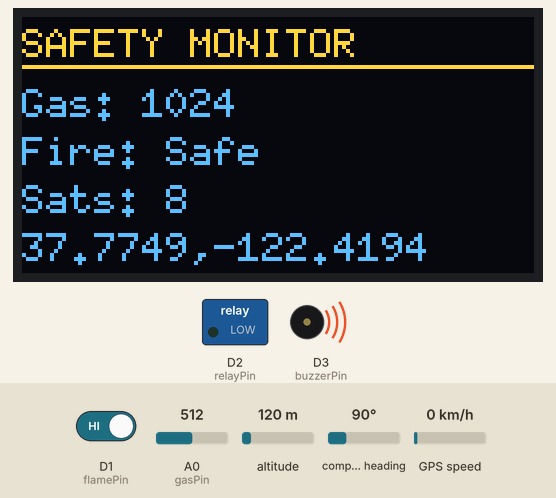
Bench run of a sketch on a simulated ESP8266 (NodeMCU). On the bench: 128×64 one-colour display, switched loads named in the sketch (green lamp = pin HIGH), buzzer (waves = sounding). Inputs (shaded band) come from the test bench; at power-on: D1 (flamePin) HIGH, A0 (gasPin) = 512, altitude 120 m, compass heading 90°, GPS speed 0 km/h. The OLED is the two-colour kind (top 16 rows yellow); WiFi joins after 1.5 s; servers stay silent unless stated; uploads are accepted with an empty reply; the GPS gets a fix after 3 s at 37.7749, -122.4194 with 8 satellites; what the sketch prints to the serial monitor is not drawn.

Above: at 8.4 s.
8.5 s: D1 (flamePin) driven LOW
At 14.2 s:
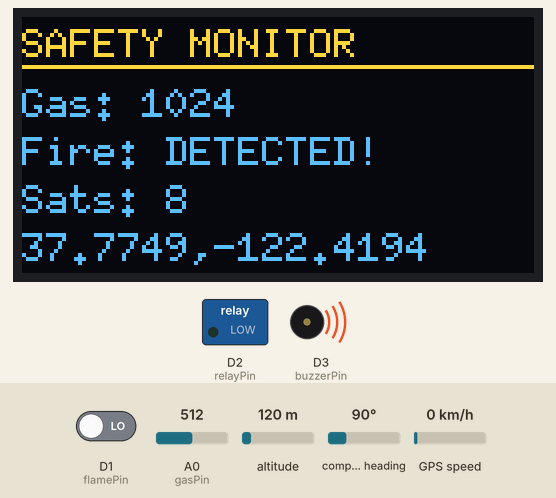
Timing chart, 0 to 15.7 s (numbered marks = the images above; inputs shaded):
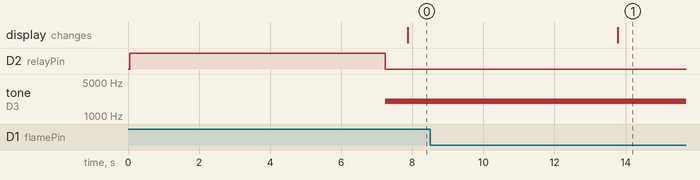

The sketch:

ESP8266_test_DB.ino
```cpp
#include <ESP8266WiFi.h>
#include <WiFiClientSecure.h>
#include <ESP8266HTTPClient.h>
#include <TinyGPS++.h>
#include <SoftwareSerial.h>
#include <Wire.h>
#include <U8g2lib.h>

// ================= 1. ตั้งค่าจอ OLED =================
U8G2_SH1106_128X64_NONAME_F_HW_I2C u8g2(U8G2_R0, U8X8_PIN_NONE, D5, D4);

// ================= 2. ตั้งค่า WIFI =================
const char* ssid     = "TECNO POVA 6 Pro 5G";
const char* password = "14092544";

// ================= 3. ตั้งค่า API & LINE =================
const char* lineHost = "api.line.me";
const char* accessToken = "JFjBPe0NShgsBQmiQmH86QCu/QPrKklOMbVnf7ClhHuSQYlkDo2PCC/c+1PnUsmYzAB+98/Vh+eswDl8xCUFp6LE47t5vIL3FGDsju7YbG1AOINHqxllreUAZS7smEt69sFR9OvoZIw16gbukXXZkwdB04t89/1O/w1cDnyilFU=";
String targetID = "Cfef216e4298635f6cbe01dfffa7bb1a6";

const char* gasApiUrl   = "https://my-gas.vercel.app/api/gas";
const char* flameApiUrl = "https://my-gas.vercel.app/api/flame";
const char* gpsApiUrl   = "https://my-gas.vercel.app/api/gps";

// ================= 4. ตั้งค่า ขาอุปกรณ์ =================
int gasPin = A0;
int flamePin = D1;
int relayPin = D2;
int buzzerPin = D3;
int gpsRxPin = D6;
int gpsTxPin = D7;

TinyGPSPlus gps;
SoftwareSerial gpsSerial(gpsRxPin, gpsTxPin);

int gasVal = 0;
int displayGasVal = 0;
int flameState = HIGH;
int gasThreshold = 500;

// ตัวแปร Logic
bool lastGasCritical = false;
bool lastFlameCritical = false;
bool isGasAlertSent = false;
bool isFireAlertSent = false;
unsigned long lastApiTime = 0;
long apiInterval = 30000;

// ประกาศฟังก์ชัน
void sendLinePush(String message);
void sendGasToAPI();
void sendFlameToAPI();
void sendGPSToAPI();
String getGoogleMapLink();
void updateOLED();

void setup() {
  Serial.begin(115200);
  gpsSerial.begin(9600);

  u8g2.begin();
  u8g2.clearBuffer();
  u8g2.setFont(u8g2_font_ncenB08_tr);
  u8g2.drawStr(0, 15, "System Starting...");
  u8g2.drawStr(0, 35, "Connecting...");
  u8g2.sendBuffer();

  pinMode(flamePin, INPUT);
  pinMode(relayPin, OUTPUT);
  pinMode(buzzerPin, OUTPUT);
  digitalWrite(relayPin, HIGH);
  noTone(buzzerPin);

  Serial.println("\n--- Starting System ---");
  WiFi.begin(ssid, password);
  while (WiFi.status() != WL_CONNECTED) {
    delay(500);
    Serial.print(".");
  }
  Serial.println("\n✅ WiFi Connected!");

  // ✅ แก้ข้อความแจ้งเตือนตอนเปิดเครื่อง
  sendLinePush("🟢 [แจ้งเตือน] ระบบตรวจจับวัตถุไวไฟ เริ่มทำงานและเชื่อมต่อเครือข่ายสำเร็จ พร้อมตรวจสอบความปลอดภัยครับ");

  gasVal = analogRead(gasPin) * 3;
  if(gasVal > 1024) gasVal = 1024;
  displayGasVal = gasVal;

  sendGasToAPI();
  sendFlameToAPI();
  sendGPSToAPI();
}

void loop() {
  while (gpsSerial.available() > 0) gps.encode(gpsSerial.read());

  gasVal = analogRead(gasPin) * 3;
  if(gasVal > 1024) { gasVal = 1024; }

  flameState = digitalRead(flamePin);

  bool currentGasCritical = (gasVal > gasThreshold);
  bool currentFlameCritical = (flameState == LOW);
  bool statusChanged = (currentGasCritical != lastGasCritical) || (currentFlameCritical != lastFlameCritical);
  bool isEmergency = (currentGasCritical || currentFlameCritical);

  if (isEmergency) {
    digitalWrite(relayPin, LOW);
    tone(buzzerPin, 2000);
  } else {
    digitalWrite(relayPin, HIGH);
    noTone(buzzerPin);
  }

  apiInterval = isEmergency ? 2000 : 30000;

  if (statusChanged || (millis() - lastApiTime >= apiInterval)) {
      displayGasVal = gasVal;

      sendGasToAPI();
      sendFlameToAPI();
      sendGPSToAPI();

      lastApiTime = millis();
      lastGasCritical = currentGasCritical;
      lastFlameCritical = currentFlameCritical;
  }

  updateOLED();

  // ✅ แก้ข้อความแจ้งเตือนตอนแก๊สเกิน
  if (currentGasCritical && !isGasAlertSent) {
      String msg = "⚠️ [ฉุกเฉิน] ตรวจพบปริมาณแก๊สรั่วไหลสูงผิดปกติ!\n";
      msg += "ระดับแก๊สปัจจุบัน: " + String(gasVal) + " PPM\n";
      msg += "กรุณาตรวจสอบพื้นที่ทันที\n";
      msg += getGoogleMapLink();
      sendLinePush(msg);
      isGasAlertSent = true;
  } else if (!currentGasCritical) { isGasAlertSent = false; }

  // ✅ แก้ข้อความแจ้งเตือนตอนไฟไหม้
  if (currentFlameCritical && !isFireAlertSent) {
      String msg = "🔥 [อันตรายสูงสุด] ตรวจพบเปลวไฟ!\n";
      msg += "ระบบพัดลมดูดอากาศกำลังทำงาน\n";
      msg += "กรุณาเข้าระงับเหตุโดยด่วน\n";
      msg += getGoogleMapLink();
      sendLinePush(msg);
      isFireAlertSent = true;
  } else if (!currentFlameCritical) { isFireAlertSent = false; }

  delay(10);
}

// ================= ฟังก์ชันส่ง Gas =================
void sendGasToAPI() {
  if (WiFi.status() != WL_CONNECTED) return;
  WiFiClientSecure client; client.setInsecure(); client.setTimeout(5000);
  HTTPClient http;

  if (http.begin(client, gasApiUrl)) {
    http.addHeader("Content-Type", "application/json");

    String gasState = (displayGasVal > gasThreshold) ? "DANGER" : "SAFE";
    String payload = "{\"gas_val\":" + String(displayGasVal) + ",\"gas_state\":\"" + gasState + "\"}";

    int httpCode = http.POST(payload);
    if (httpCode > 0) Serial.printf("✅ GAS Sent: %d\n", httpCode);
    else Serial.printf("❌ GAS Error: %s\n", http.errorToString(httpCode).c_str());
    http.end();
  }
}

// ================= ฟังก์ชันส่ง Flame =================
void sendFlameToAPI() {
  if (WiFi.status() != WL_CONNECTED) return;
  WiFiClientSecure client; client.setInsecure(); client.setTimeout(5000);
  HTTPClient http;

  if (http.begin(client, flameApiUrl)) {
    http.addHeader("Content-Type", "application/json");

    String fStatus = (flameState == LOW) ? "FIRE DETECTED" : "NORMAL";
    String payload = "{\"flame_status\":\"" + fStatus + "\"}";

    int httpCode = http.POST(payload);
    if (httpCode > 0) Serial.printf("✅ FLAME Sent: %d\n", httpCode);
    else Serial.printf("❌ FLAME Error: %s\n", http.errorToString(httpCode).c_str());
    http.end();
  }
}

// ================= ฟังก์ชันส่ง GPS =================
void sendGPSToAPI() {
  if (WiFi.status() != WL_CONNECTED) return;

  if (!gps.location.isValid()) {
     Serial.println("⏳ Waiting for GPS signal...");
     return;
  }

  WiFiClientSecure client; client.setInsecure(); client.setTimeout(5000);
  HTTPClient http;

  if (http.begin(client, gpsApiUrl)) {
    http.addHeader("Content-Type", "application/json");

    double lat = gps.location.lat();
    double lng = gps.location.lng();

    String payload = "{\"Lat\":" + String(lat, 6) + ",\"Long\":" + String(lng, 6) + "}";

    int httpCode = http.POST(payload);
    if (httpCode > 0) Serial.printf("✅ GPS Sent: %d\n", httpCode);
    else Serial.printf("❌ GPS Error: %s\n", http.errorToString(httpCode).c_str());
    http.end();
  }
}

// ================= ฟังก์ชันเสริม =================
void updateOLED() {
  u8g2.clearBuffer();
  u8g2.setFont(u8g2_font_6x10_tf);
  u8g2.drawStr(0, 10, "SAFETY MONITOR");
  u8g2.drawLine(0, 12, 128, 12);

  u8g2.setCursor(0, 25); u8g2.print("Gas: "); u8g2.print(displayGasVal);

  u8g2.setCursor(0, 37); u8g2.print("Fire: ");
  if(flameState == LOW) u8g2.print("DETECTED!"); else u8g2.print("Safe");

  u8g2.setCursor(0, 49); u8g2.print("Sats: "); u8g2.print(gps.satellites.value());
  u8g2.setCursor(0, 61);
  if(gps.location.isValid()) {
    u8g2.print(gps.location.lat(), 4); u8g2.print(","); u8g2.print(gps.location.lng(), 4);
  } else {
    u8g2.print("Searching GPS...");
  }
  u8g2.sendBuffer();
}

String getGoogleMapLink() {
  if (gps.location.isValid()) {
    return "📍 ตำแหน่งที่ตั้ง: http://maps.google.com/?q=" + String(gps.location.lat(), 6) + "," + String(gps.location.lng(), 6);
  } else {
    return "📍 ตำแหน่งที่ตั้ง: (กำลังค้นหาสัญญาณ GPS)";
  }
}

// ================= ฟังก์ชันส่ง LINE =================
void sendLinePush(String message) {
  WiFiClientSecure client;
  client.setInsecure();
  client.setTimeout(5000);

  Serial.println("=> Sending LINE message...");

  if (!client.connect(lineHost, 443)) {
    Serial.println("❌ LINE Connect Failed!");
    return;
  }

  // แปลง String ให้อยู่ในรูปแบบ JSON ที่รองรับการขึ้นบรรทัดใหม่ (\n)
  message.replace("\n", "\\n");

  String payload = "{\"to\":\"" + targetID + "\",\"messages\":[{\"type\":\"text\",\"text\":\"" + message + "\"}]}";

  client.println("POST /v2/bot/message/push HTTP/1.1");
  client.println("Host: " + String(lineHost));
  client.println("Authorization: Bearer " + String(accessToken));
  client.println("Content-Type: application/json");
  client.println("Connection: close");
  client.println("Content-Length: " + String(payload.length()));
  client.println();
  client.print(payload);

  while (client.connected()) {
    String line = client.readStringUntil('\n');
    if (line == "\r") break;
  }
  String response = client.readString();
  Serial.println("LINE Response: " + response);
}
```

Measured:
- after the input at 8.5 s, the display: changes after 5.3 s (image 1)
